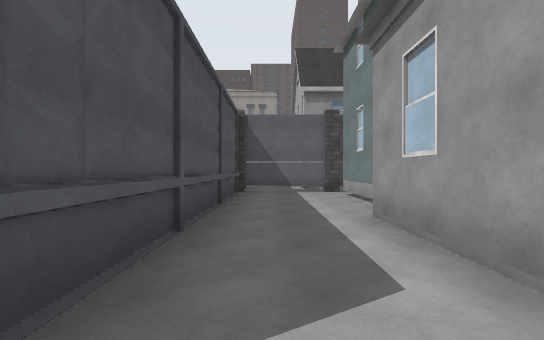
View 1 (above)

24 first-person views from a walk through a 3-D level made in the Unity game engine. The camera is 1.4 m above the floor, looks level and sees 90° across. The floor is counted in squares, 2 m on a side. Each view is taken from the middle of a square. On the plan, view 1 faces up. The plan holds only what a view shows up to about 9 squares ahead; the rest is blank. The place goes on beyond the plan. The player is left out. Door leaves are left out, so doorways stand open. Some surface patterns are stand-ins.

View 2
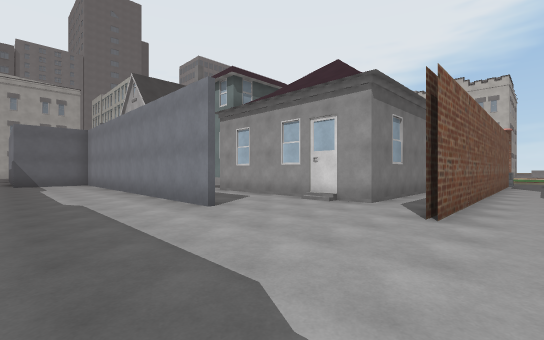

View 3
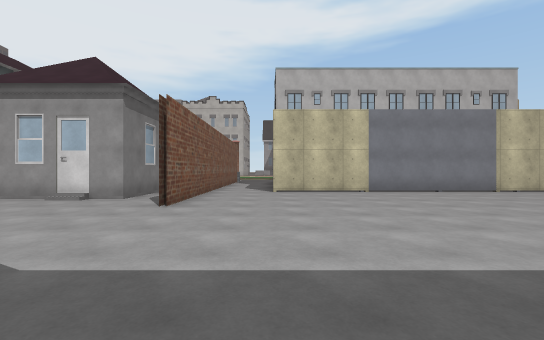

View 4
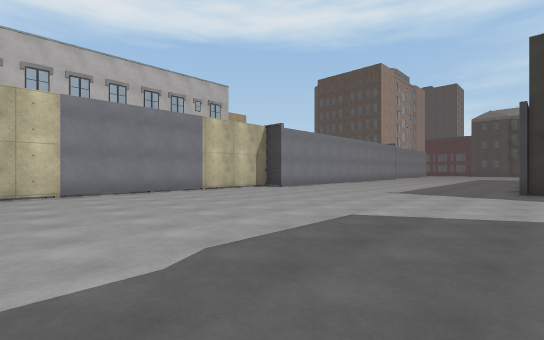

View 5
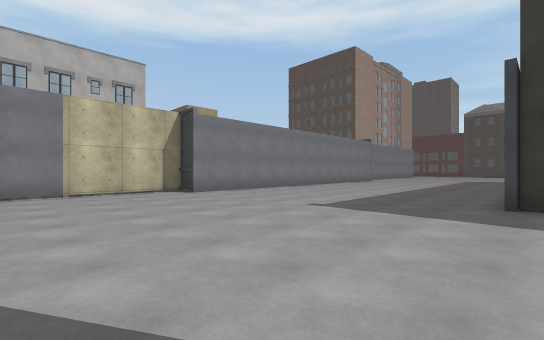

View 6
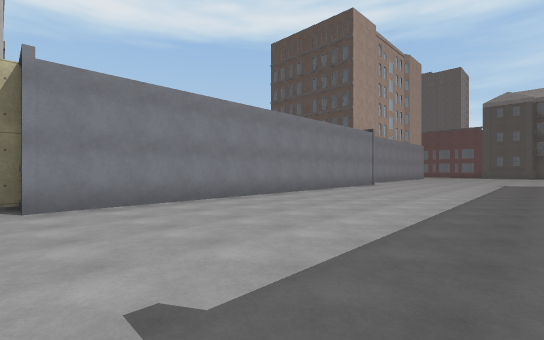

View 7
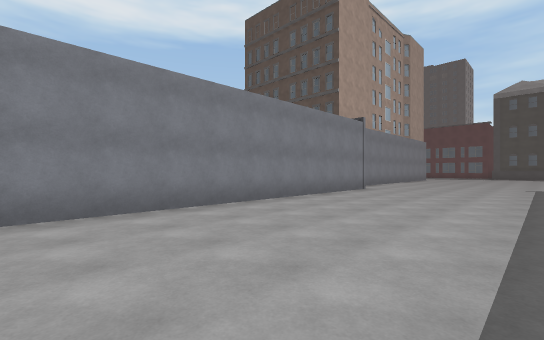

View 8
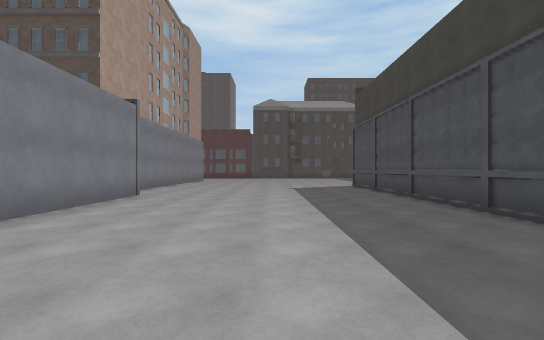

View 9
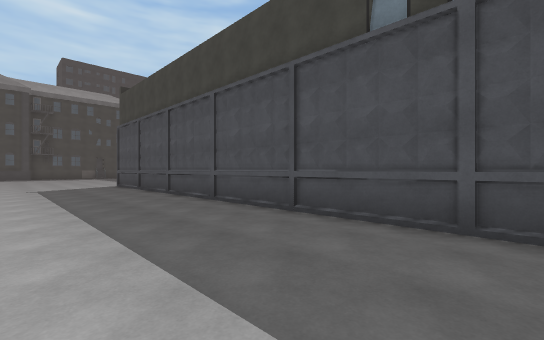

View 10
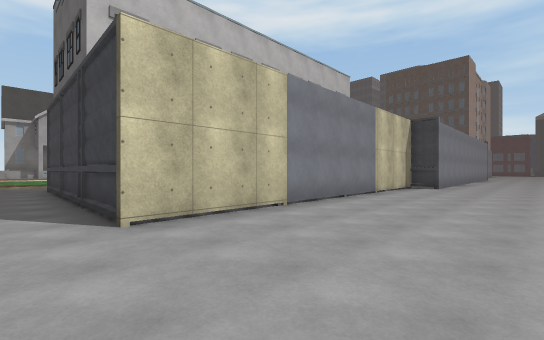

View 11
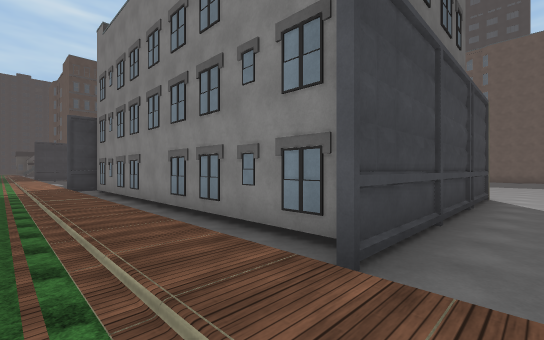

View 12
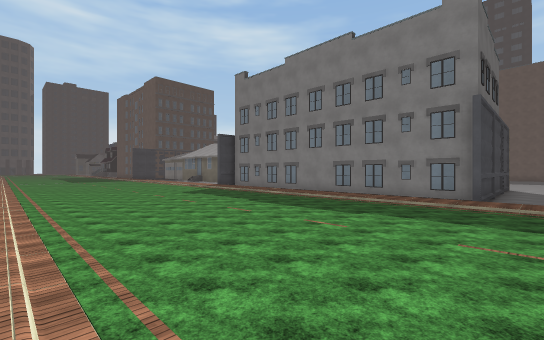

View 13
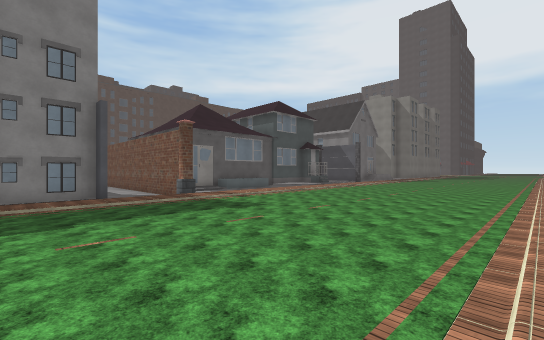

View 14
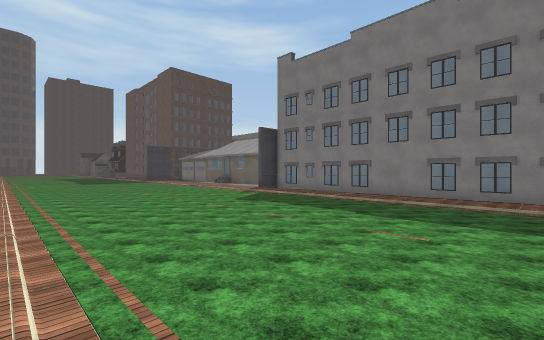

View 15
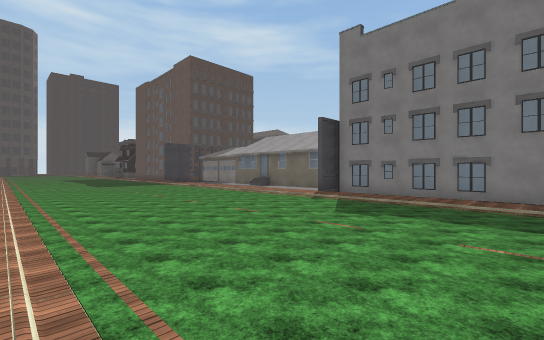

View 16
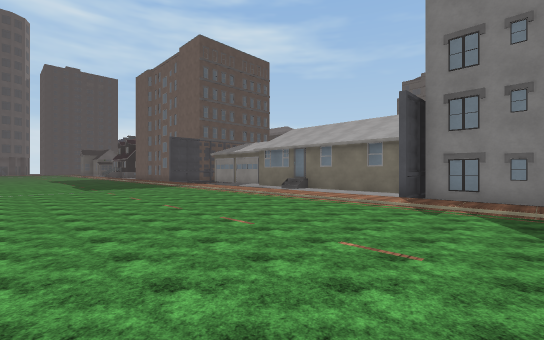

View 17
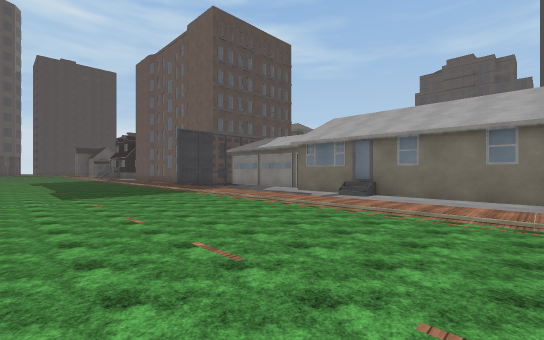

View 18
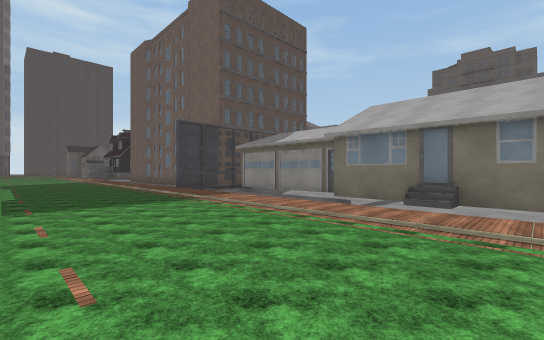

View 19
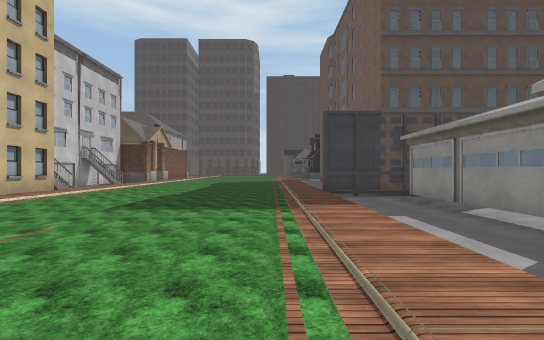

View 20
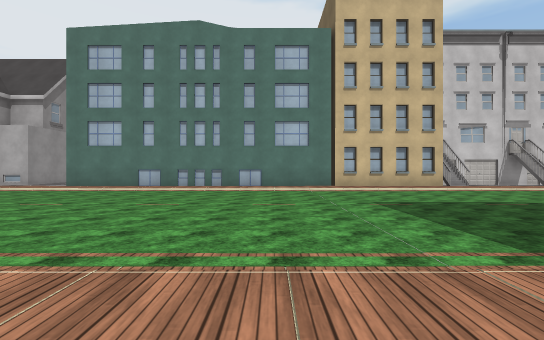

View 21
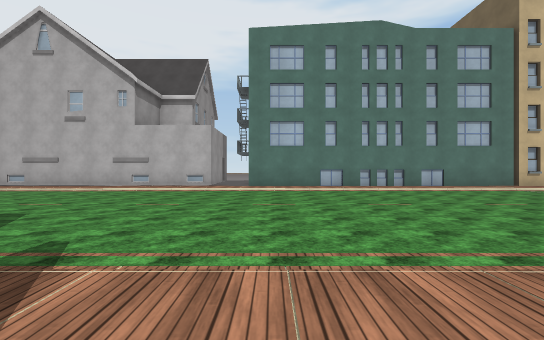

View 22
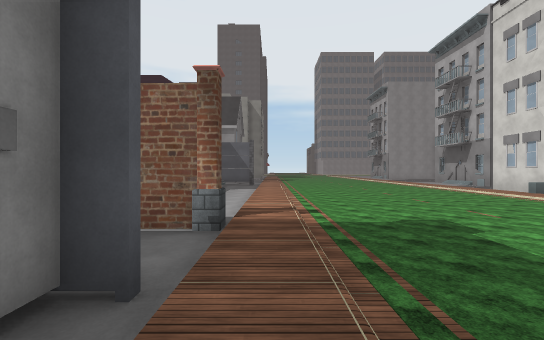

View 23
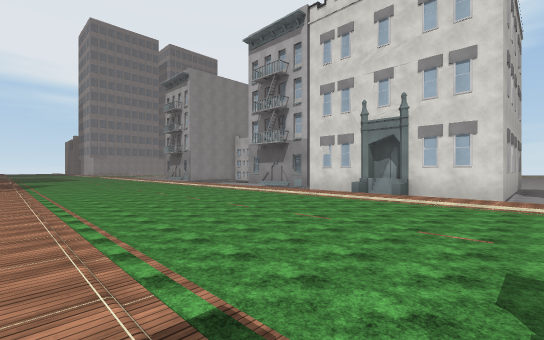

View 24
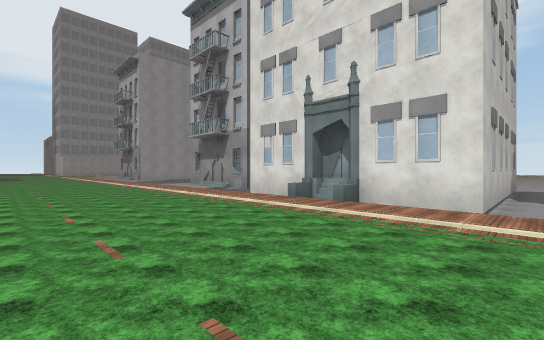

### Floor plan
Key: @ floor where view 1 was taken; # wall or solid block; . main floor; : floor 0.25 m higher than the main floor; / step, stairs or slope; B building; P pillar.
Columns run from 5 left of view 1 to 21 right of it. Each row starts with its distance up from view 1.
  8  .. #..#      B  ::::::
  7  ...#..#      B  ::::::: B
  6  ...#..#         ::::::::B
  5  ...#..#         ::::::::B
  4  ...#..#         ::::::::B#
  3  ...#..#         ::::::::B#
  2  ...#..#     B  .:::::::/B#
  1  ...#..#     B  .:::::::/B#
  0  ....@.#        .:::::::/B#
 -1  ......#### BB  .::::::://#
 -2  .........      .::::::://#
 -3  .....##########P::::::://.
 -4  ................:::::::/ B
 -5 .........########:::::::/ B
 -6  ........#     #.:::::::/BB
 -7 .........#     #.:::::::/#
 -8 .........#     #.:::::::/#
 -9 .........#     #.:::::::/#
-10 .........#     #B:::::::/#
-11 .........#     #.:::::::/#
-12 .........#     #.:::::::/#
-13 .........#     #.:::::::/#
-14 .........#     #.:::::::/#
-15 ........##     ##:::::::/#
-16 ........#      #.:::::::/#
-17 #.......#      #.:::::::/#
-18 #.......#      #.:::::::/#
-19 #.......#      #.:::::::/#
-20 #.......#      #.:::::::/B
-21 #.......#     ##.:::::::/#
-22 #.......#     #..:::::::/#
-23 #.......#     #..:::::::/#
-24 #.......#     #..:::::::/#
-25 #.......#     #..:::::::/B
-26 #.......#     B..:::::::/B
-27 #.......#     ...:::::::/#
-28 #.......#B    ###:::::::/#
-29 #........          ::: ://

Where each view was taken, in squares from view 1:
view 1: 0 up, 0 right, facing up
view 2: 4 down, 4 left, facing up-right
view 3: 5 down, 5 left, facing right
view 4: 7 down, 5 left, facing down-right
view 5: 11 down, 5 left, facing down-right
view 6: 15 down, 3 left, facing down-right
view 7: 18 down, 2 left, facing down-right
view 8: 20 down, 1 left, facing down
view 9: 19 down, 1 left, facing down-left
view 10: 4 down, 0 right, facing down-right
view 11: 4 down, 13 right, facing down-left
view 12: 4 down, 19 right, facing down-left
view 13: 7 down, 19 right, facing up-left
view 14: 7 down, 19 right, facing down-left
view 15: 10 down, 19 right, facing down-left
view 16: 13 down, 18 right, facing down-left
view 17: 16 down, 17 right, facing down-left
view 18: 18 down, 16 right, facing down-left
view 19: 19 down, 13 right, facing down
view 20: 22 down, 11 right, facing right
view 21: 16 down, 11 right, facing right
view 22: 7 down, 12 right, facing up
view 23: 3 down, 12 right, facing up-right
view 24: 3 down, 15 right, facing up-right
